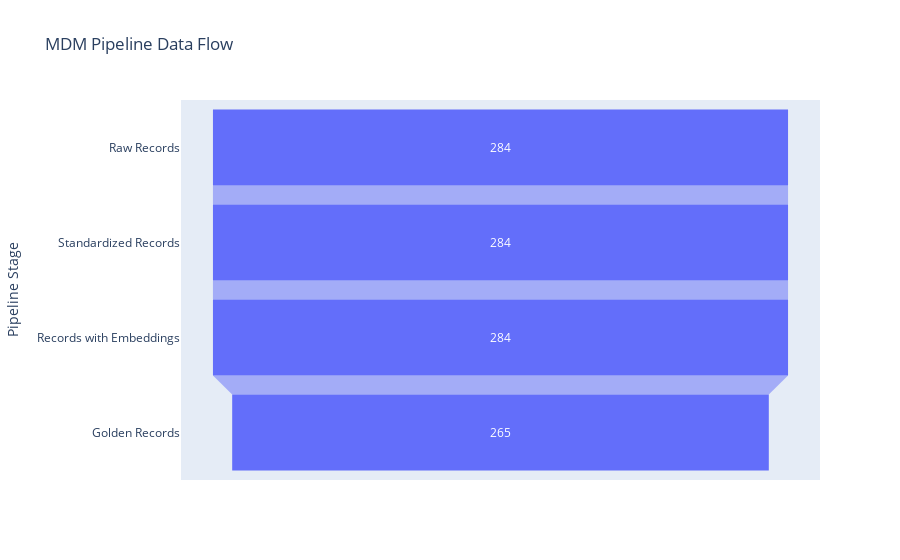

Here is the notebook cell this chart was saved with:
### Markdown cell above
## 10. Analysis and Visualization

Analyze the MDM pipeline results and create visualizations.

### Code cell
# Create comprehensive analysis
print("📊 Analyzing MDM Pipeline Results...")

# Get overall statistics
overall_stats_sql = f"""
WITH stats AS (
  SELECT
    'Raw Records' as stage,
    COUNT(*) as record_count
  FROM `{bq_helper.dataset_ref}.raw_customers_combined`

  UNION ALL

  SELECT
    'Standardized Records' as stage,
    COUNT(*) as record_count
  FROM `{bq_helper.dataset_ref}.customers_standardized`

  UNION ALL

  SELECT
    'Records with Embeddings' as stage,
    COUNT(*) as record_count
  FROM `{bq_helper.dataset_ref}.customers_with_embeddings`
  WHERE ml_generate_embedding_result IS NOT NULL

  UNION ALL

  SELECT
    'Golden Records' as stage,
    COUNT(*) as record_count
  FROM `{bq_helper.dataset_ref}.golden_records`
)
SELECT * FROM stats ORDER BY record_count DESC
"""

overall_stats = bq_helper.execute_query(overall_stats_sql)
print("\n📈 Pipeline Statistics:")
display(overall_stats)

# Visualize pipeline flow
fig = px.funnel(
    overall_stats,
    x='record_count',
    y='stage',
    title='MDM Pipeline Data Flow',
    labels={'record_count': 'Number of Records', 'stage': 'Pipeline Stage'}
)
fig.show()

### Figure 1 — Plotly figure (JSON) as saved in the notebook; plotly's stock layout.template omitted (floating-point values rounded to 4 significant figures)
{"data": [{"hovertemplate": "Number of Records=%{x}<br>Pipeline Stage=%{y}<extra></extra>", "legendgroup": "", "marker": {"color": "#636efa"}, "name": "", "orientation": "h", "showlegend": false, "type": "funnel", "x": [284, 284, 284, 265], "xaxis": "x", "y": ["Raw Records", "Standardized Records", "Records with Embeddings", "Golden Records"], "yaxis": "y"}], "layout": {"legend": {"tracegroupgap": 0}, "title": {"text": "MDM Pipeline Data Flow"}, "xaxis": {"anchor": "y", "domain": [0, 1], "title": {"text": "Number of Records"}}, "yaxis": {"anchor": "x", "domain": [0, 1], "title": {"text": "Pipeline Stage"}}}}
